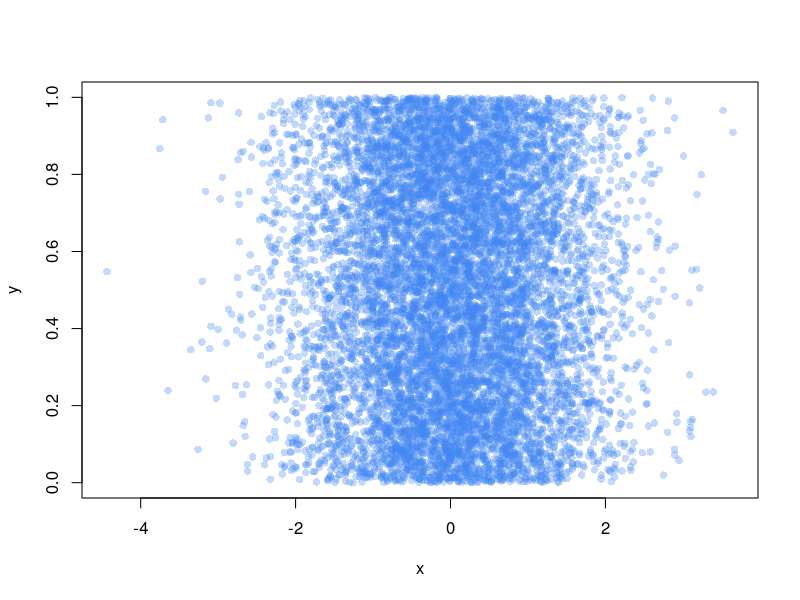

The R source for this figure:
#testing github with rstudio


x<-rnorm(10000,0,1)
y<-runif(10000)
plot(y~x,pch=16,col="#4286f450")

##adding a line to try again

z<-runif(10000)

